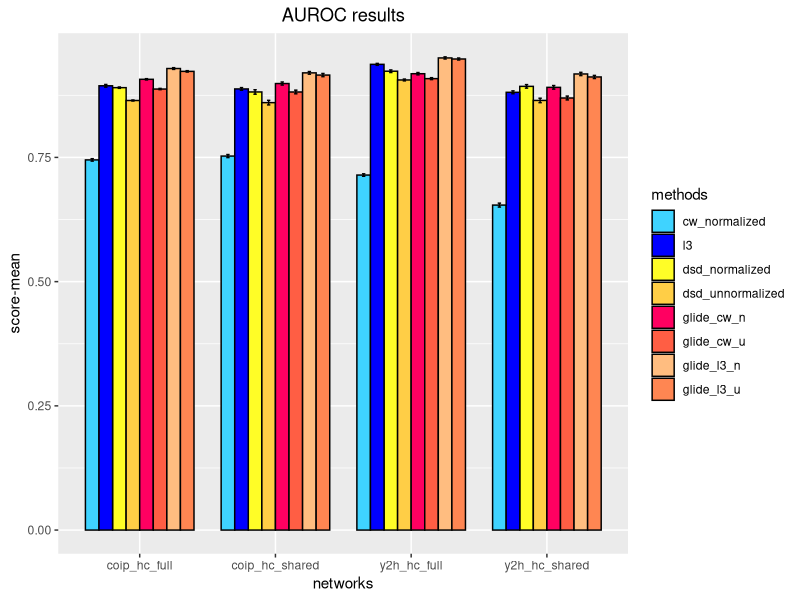
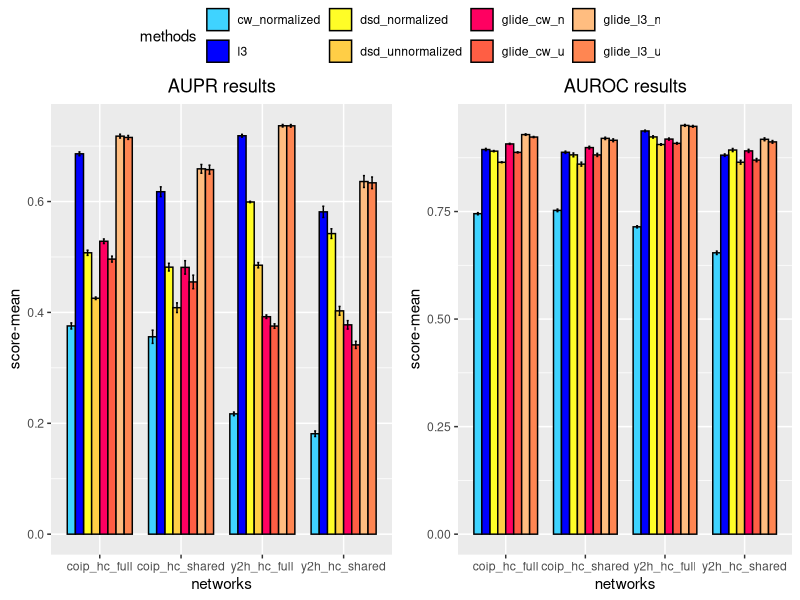
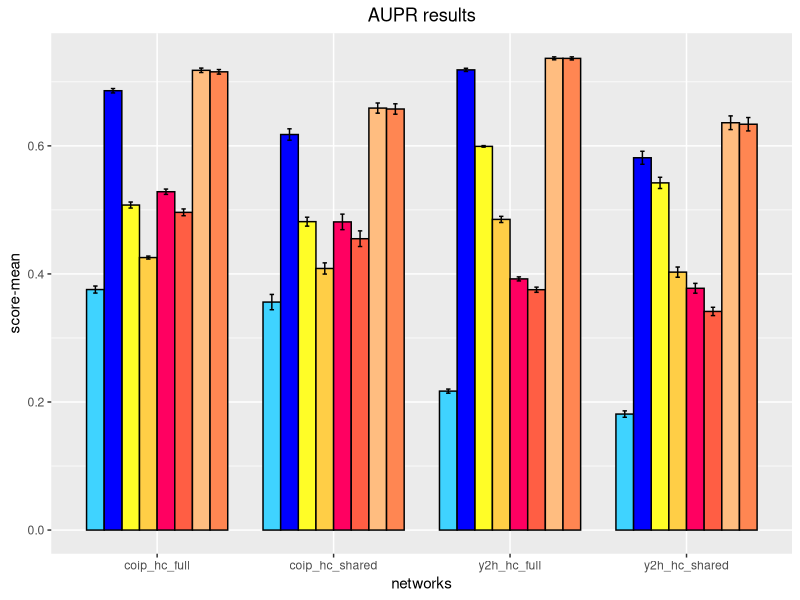
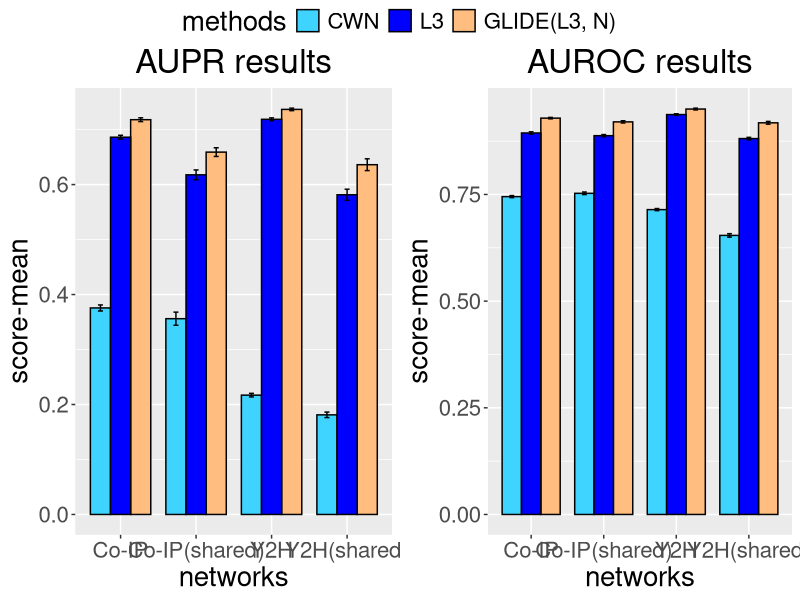
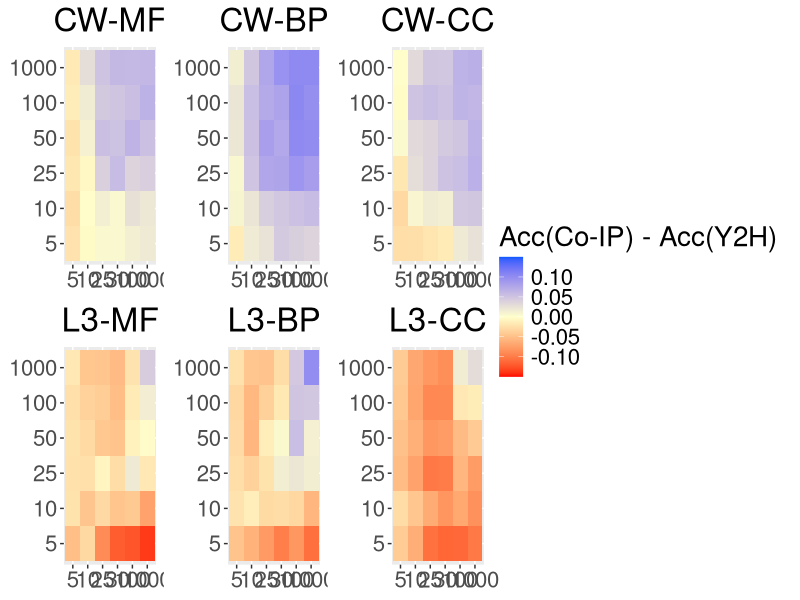
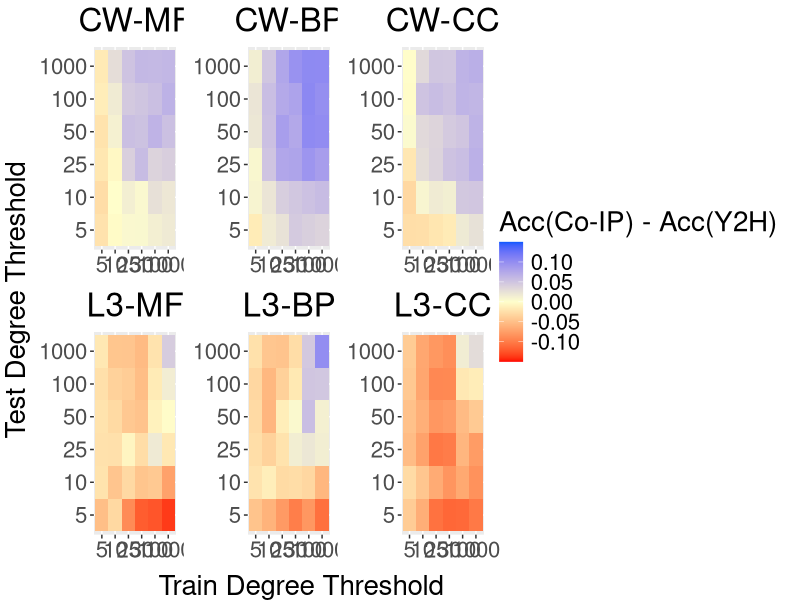
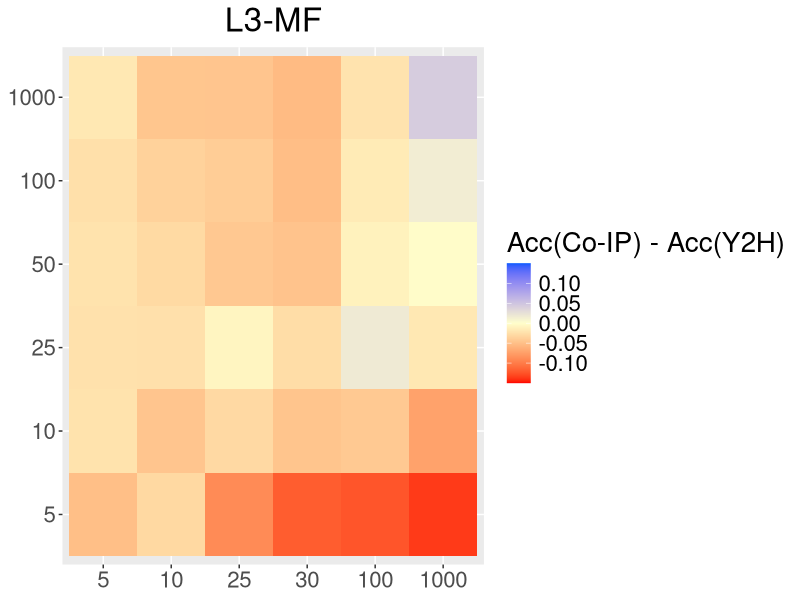
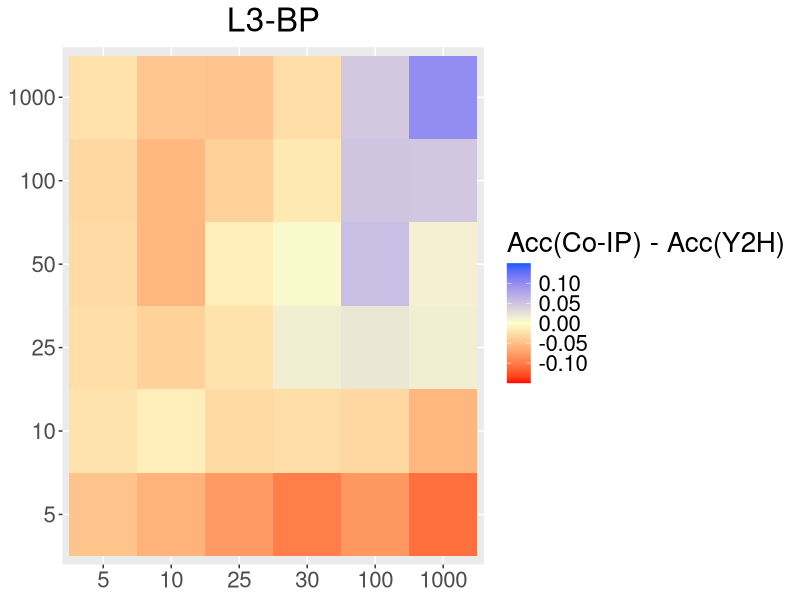

These figures' R source, in order:
## ---- chunk 1
knitr::opts_chunk$set(echo = TRUE)
## ---- chunk 2
library(readr)
lpres <- read_delim("../results/link_prediction_different_methods.tsv", delim = "\t")
lpres
## ---- chunk 3
library(ggplot2)
library(dplyr)
library(ggpubr)

lpres$networks <- sapply(lpres$networks, function(i) {
  return(gsub("_h
lpresc_", "-", i))
})

summarizedlp <- lpres %>% group_by(networks, methods, metric) %>% summarize(`score-mean` = mean(score), 
                                                            `score-sd` = sd(score))

group.colors <- c(cw_normalized="#3FD3FF", 
                  l3="blue",
                  dsd_normalized="#FFFD27",
                  dsd_unnormalized="#FFCE46",
                  glide_cw_n="#FF0061",
                  glide_cw_u="#FF5E44",
                  glide_l3_n="#FFBD80",
                  glide_l3_u="#FF8652"
                  )
summarizedlp$methods <- factor(summarizedlp$methods, levels=c("cw_normalized",
                                                              "l3",
                                                              "dsd_normalized",
                                                              "dsd_unnormalized",
                                                              "glide_cw_n",
                                                              "glide_cw_u",
                                                              "glide_l3_n",
                                                              "glide_l3_u"))
paupr <- ggplot(summarizedlp[which(summarizedlp$metric== "AUPR"), ], aes(x=networks, y=`score-mean`, fill = `methods`)) +
  geom_col(width=0.8, color="black",
           position = position_dodge(0.8), show.legend = FALSE) + 
  geom_errorbar(aes(ymin=`score-mean` - `score-sd`, ymax=`score-mean` + `score-sd`), width=.2,
                position=position_dodge(0.8)) + 
  scale_fill_manual(values=group.colors) + ggtitle("AUPR results") + theme(plot.title = element_text(hjust = 0.5))


pauc <- ggplot(summarizedlp[which(summarizedlp$metric== "ROC"), ], aes(x=networks, y=`score-mean`, fill = `methods`)) +
  geom_col(width=0.8, color="black",
           position = position_dodge(0.8)) + 
  geom_errorbar(aes(ymin=`score-mean` - `score-sd`, ymax=`score-mean` + `score-sd`), width=.2,
                position=position_dodge(0.8)) + 
  scale_fill_manual(values=group.colors) + ggtitle("AUROC results") + theme(plot.title = element_text(hjust = 0.5))

pauc
ggarrange(paupr, pauc, ncol=2, widths = c(1, 1), heights = c(1, 1), common.legend = TRUE)
ggsave("link_prediction_results_all.png", plot = last_plot(), width = 16, height =8)
paupr
## ---- chunk 4
summarizedlplim <- summarizedlp %>% filter(methods %in% c("cw_normalized", "l3", "glide_l3_n"))
summarizedlplim
network <- c("coip_hc_full" = "Co-IP",
          "y2h_hc_full" = "Y2H",
          "coip_hc_shared" = "Co-IP(shared)",
          "y2h_hc_shared" = "Y2H(shared)")


method <- c("cw_normalized" = "CWN",
             "l3" = "L3",
             "glide_l3_n" = "GLIDE(L3, N)")
method["glide_l3_n"]

summarizedlplim$networks <- sapply(summarizedlplim$networks, function(i) {
    return(unname(network[i]))
})
summarizedlplim$methods <- sapply(summarizedlplim$methods, function(i) {
  return(unname(method[as.character(i)]))
})

grouplim.colors <- c(CWN="#3FD3FF", 
                  L3="blue",
                  `GLIDE(L3, N)`="#FFBD80"
                  )
summarizedlplim$methods <- factor(summarizedlplim$methods, levels = c("CWN",
                                                                      "L3",
                                                                      "GLIDE(L3, N)"))
paupr <- ggplot(summarizedlplim[which(summarizedlplim$metric== "AUPR"), ], aes(x=networks, y=`score-mean`, fill = `methods`)) +
  geom_col(width=0.8, color="black",
           position = position_dodge(0.8), show.legend = FALSE) + 
  geom_errorbar(aes(ymin=`score-mean` - `score-sd`, ymax=`score-mean` + `score-sd`), width=.2,
                position=position_dodge(0.8)) + 
  scale_fill_manual(values=grouplim.colors) + ggtitle("AUPR results") +
  theme(text = element_text(size=20), plot.title = element_text(hjust = 0.5))

pauc <- ggplot(summarizedlplim[which(summarizedlplim$metric== "ROC"), ], aes(x=networks, y=`score-mean`, fill = `methods`)) +
  geom_col(width=0.8, color="black", position = position_dodge(0.8)
           ) + 
  geom_errorbar(aes(ymin=`score-mean` - `score-sd`, ymax=`score-mean` + `score-sd`), width=.2,
                position=position_dodge(0.8)) + 
  scale_fill_manual(values=grouplim.colors) + ggtitle("AUROC results") + theme(text = element_text(size=20), plot.title = element_text(hjust = 0.5))


ggarrange(paupr, pauc, ncol=2, widths = c(1, 1), heights = c(1, 1), common.legend = TRUE)
ggsave("link_prediction_results_short.png", plot = last_plot(), width = 16, height =8)
## ---- chunk 5
library(purrr)

dfmv <- read_delim("../notebooks/data+results/func_pred_degree_analysis_mv.tsv", delim = "\t")
dfl3 <- read_delim("../notebooks/data+results/func_pred_degree_analysis_l3.tsv", delim = "\t")

dfmv50 <- dfmv %>% filter(k == 50)
dfl350 <- dfl3 %>% filter(k == 50)
 
net.map <- c("Shared-Y2H" = "Y2H(Shared)",
             "Shared-CoIP" = "Co-IP(Shared)")

dfmv50$Network <- sapply(dfmv50$Network, function(i) {
  return(unname(net.map[i]))
})
dfl350$Network <- sapply(dfl350$Network, function(i) {
  return(unname(net.map[i]))
})
dfmv50$`Test Degree Threshold` <- as.factor(dfmv50$`Test Degree Threshold`)
dfmv50$`Train Degree Threshold` <- as.factor(dfmv50$`Train Degree Threshold`)

dfmv50acc <- dfmv50 %>% filter(Metric == "Accuracy")
dfl350acc <- dfl350 %>% filter(Metric == "Accuracy")
dfmv50accdiff <- dfmv50acc %>% group_by(`GO-type`, `Test Degree Threshold`, `Train Degree Threshold`) %>% summarize(`Acc(Co-IP) - Acc(Y2H)` = (`Score-Avg`[Network == "Co-IP(Shared)"] - `Score-Avg`[Network == "Y2H(Shared)"]))

dfl350accdiff <- dfl350acc %>% group_by(`GO-type`, `Test Degree Threshold`, `Train Degree Threshold`) %>% summarize(`Acc(Co-IP) - Acc(Y2H)` = (`Score-Avg`[Network == "Co-IP(Shared)"] - `Score-Avg`[Network == "Y2H(Shared)"]))

dfl350accdiff$`Test Degree Threshold` <- as.factor(dfmv50accdiff$`Test Degree Threshold`)
dfl350accdiff$`Train Degree Threshold` <- as.factor(dfmv50accdiff$`Train Degree Threshold`)

plots <- lapply(c("MF", "BP", "CC"), function(i) {ggplot(dfmv50accdiff %>% filter(`GO-type` == i), aes(x = `Train Degree Threshold`, y = `Test Degree Threshold`,
                   fill = `Acc(Co-IP) - Acc(Y2H)`)) + 
  geom_tile() +
    scale_fill_gradient2(limits=c(-0.15, 0.15),low = "#FF0000",
                       mid = "#FFFFCC",
                       high = "#065AFF" )  + ggtitle(sprintf("CW-%s", i)) + theme(text = element_text(size=20), plot.title = element_text(hjust = 0.5), legend.spacing.x=unit(1.0, 'cm')) + rremove("xlab") + rremove("ylab")}) 

plotsl3 <- lapply(c("MF", "BP", "CC"), function(i) {ggplot(dfl350accdiff %>% filter(`GO-type` == i), aes(x = `Train Degree Threshold`, y = `Test Degree Threshold`,
                   fill = `Acc(Co-IP) - Acc(Y2H)`)) + 
  geom_tile() +
    scale_fill_gradient2(limits=c(-0.15, 0.15),
                       low = "#FF0000",
                       mid = "#FFFFCC",
                       high = "#065AFF" ) + ggtitle(sprintf("L3-%s", i)) + theme(text = element_text(size=20), plot.title = element_text(hjust = 0.5), legend.spacing.x=unit(1.0, 'cm'))+ rremove("xlab") + rremove("ylab")}) 

final_fig <- do.call(partial(ggarrange, ncol=3, nrow=2, widths=c(1,1,1), heights=c(1,1),
                common.legend = TRUE, legend = "right"), c(plots, plotsl3))

final_fig

annotate_figure(final_fig, 
                left= text_grob("Test Degree Threshold", size = 20, rot = 90), 
                bottom= text_grob("Train Degree Threshold", size = 20, hjust = 0.9))
ggsave("function_heatmap.png", plot = last_plot(), width = 16, height =10)

plotsl3

"BP" == "BP" 

x <- list(x="1", y = "2")
y <- list(x1 = "2", z1 = "3")
c(x, y)
dfmv50
## ---- chunk 6
summarizedlp %>% filter(methods %in% c("l3", "cw_normalized") & metric == "AUPR") %>% group_by(networks) %>%
    mutate(l3_over_cw = `score-mean`[which(methods == "l3")] / `score-mean`[which(methods == "cw_normalized")]) %>%# / `score-mean`["methods" == "cw_normalized"][1]) %>% 
  ungroup()
summarizedlp %>% group_by(networks, metric) %>% filter(`score-mean` == max(`score-mean`))
summarizedlp[which(summarizedlp$methods == "l3"), ]
## ---- chunk 7
library(dplyr)
dgc <- read.csv("../data/networks/coip_hc_full.tsv", sep = "\t", header = FALSE)
dgy <- read.csv("../data/networks/y2h_hc_full.tsv", sep = "\t", header = FALSE)

# Ordering the columns of both Gc and Gy

dgc[which(dgc$V1 > dgc$V2), c("V1", "V2")] <- dgc[which(dgc$V1 > dgc$V2), c("V2", "V1")]
dgy[which(dgy$V1 > dgy$V2), c("V1", "V2")] <- dgy[which(dgy$V1 > dgy$V2), c("V2", "V1")]


gcnodes <- union(dgc[[1]], dgc[[2]])
gynodes <- union(dgy[[1]], dgy[[2]])

gcommon <- intersect(gcnodes, gynodes)
dgc_s <- dgc[which(dgc[[1]] %in% gcommon & dgc[[2]] %in% gcommon), ]
dgy_s <- dgy[which(dgy[[1]] %in% gcommon & dgy[[2]] %in% gcommon), ]

gcommon <- intersect(union(dgy_s$V1, dgy_s$V2), union(dgc_s$V1, dgc_s$V2))

sample1 <- dim(dgc_s)[1]
sample2 <- dim(dgy_s)[1]

construct_sample <- function(nodes, no_edges) {
  sample <- as.data.frame(do.call(rbind, lapply(1:as.integer(no_edges*1.5), function(i) {return(sample(gcommon, 2, replace=2))})))
  sample[which(sample$V1 > sample$V2), c("V1", "V2")] <- sample[which(sample$V1 > sample$V2), c("V2", "V1")]
  sample <- sample[which(sample$V1 != sample$V2), ]
  return(unique(sample)[1:no_edges, ])
}

nruns <- 100
run_sim <- sapply(1:nruns, function(i){
    s1 <- construct_sample(gcommon, sample1)
    s2 <- construct_sample(gcommon, sample2)
    union <- dim(unique(rbind(s1, s2)))[1]
    int <- dim(inner_join(s1, s2, by=c("V1", "V2")))[1]
    return(int / union)
  })

c(mean(run_sim), sd(run_sim))
